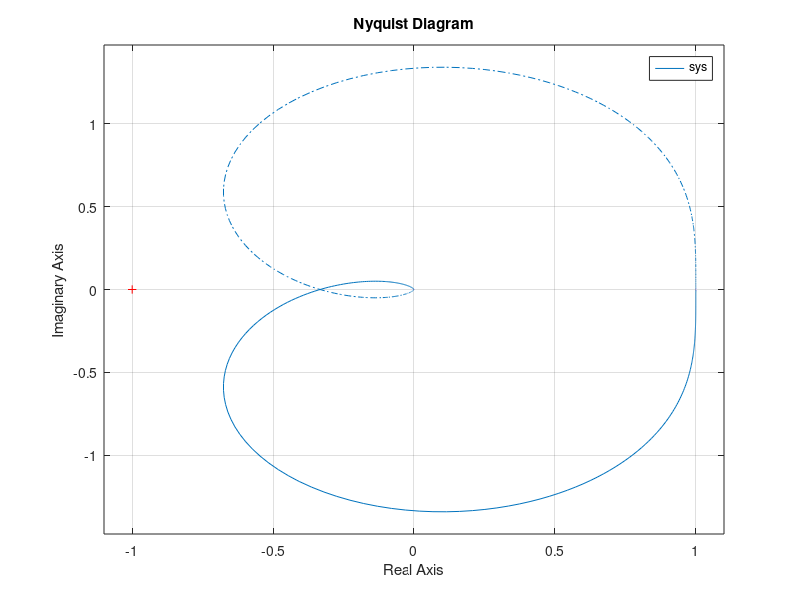

The MATLAB script that drew this image:
% Chapter 9: Figure 9.39
%
%   The nyquist function with manual scaling using the
%   axis function.  The transfer function is
%
%                    0.5 
%   G(s) = ---------------------------
%            s^3 + 2 s^2 +  s + 0.5
%
num=[0.5]; den=[1 2 1 0.5];
sys=tf(num,den);
nyquist(sys);
